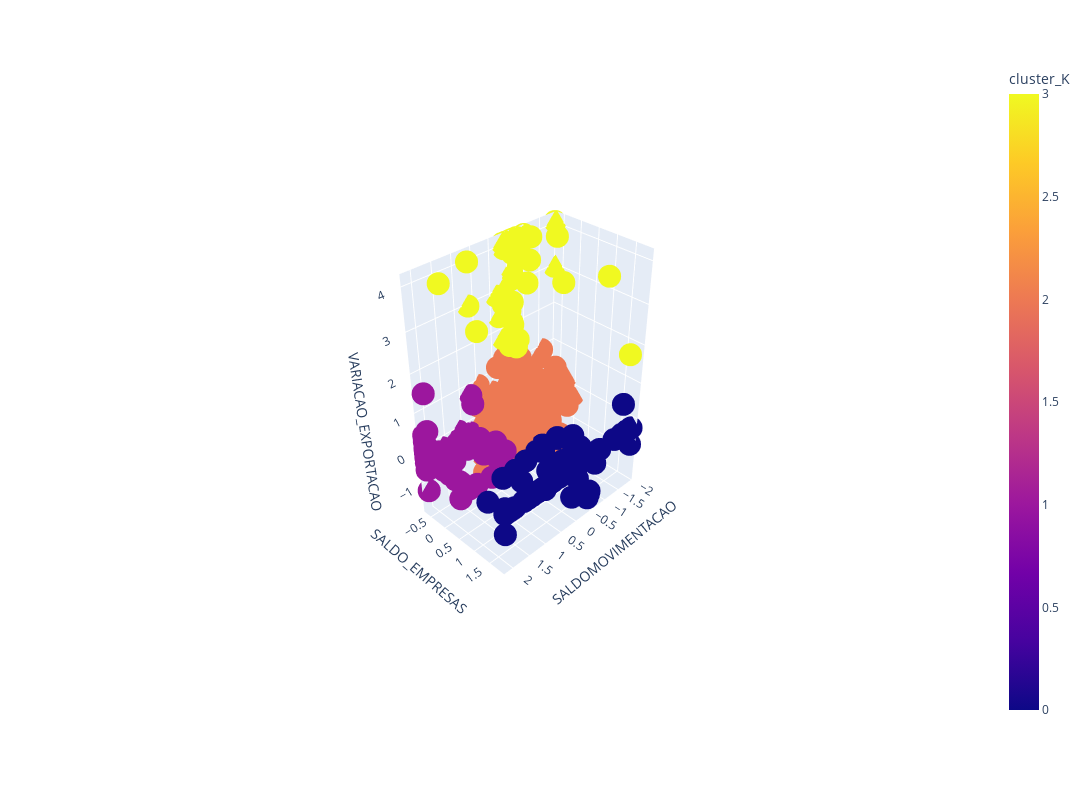

Write notebook code for a chart like this one.
### Code cell
# Criação do gráfico 3D dos clusters formados
fig = px.scatter_3d(
    df_cluster,
    x='SALDOMOVIMENTACAO',
    y='SALDO_EMPRESAS',
    z='VARIACAO_EXPORTACAO',
    color='cluster_K'
)

# Aumentar o tamanho da exibição do gráfico
fig.update_layout(
    width=1200,  # Largura em pixels
    height=800   # Altura em pixels
)

fig.show()

### Figure 1 — Plotly figure (JSON) as saved in the notebook; plotly's stock layout.template omitted (floating-point values rounded to 4 significant figures; data arrays with more than 128 entries replaced by an {"elided": "..."} marker saying what was removed)
{"data": [{"hovertemplate": "SALDOMOVIMENTACAO=%{x}<br>SALDO_EMPRESAS=%{y}<br>VARIACAO_EXPORTACAO=%{z}<br>cluster_K=%{marker.color}<extra></extra>", "legendgroup": "", "marker": {"color": {"elided": "673 int values"}, "coloraxis": "coloraxis", "symbol": "circle"}, "mode": "markers", "name": "", "scene": "scene", "showlegend": false, "type": "scatter3d", "x": {"elided": "673 float values"}, "y": {"elided": "673 float values"}, "z": {"elided": "673 float values"}}], "layout": {"coloraxis": {"colorbar": {"title": {"text": "cluster_K"}}, "colorscale": [[0, "#0d0887"], [0.1111, "#46039f"], [0.2222, "#7201a8"], [0.3333, "#9c179e"], [0.4444, "#bd3786"], [0.5556, "#d8576b"], [0.6667, "#ed7953"], [0.7778, "#fb9f3a"], [0.8889, "#fdca26"], [1, "#f0f921"]]}, "height": 800, "legend": {"tracegroupgap": 0}, "margin": {"t": 60}, "scene": {"aspectmode": "auto", "aspectratio": {"x": 1.035, "y": 0.6518, "z": 1.482}, "camera": {"center": {"x": 0, "y": 0, "z": 0}, "eye": {"x": 2.403, "y": 2.403, "z": 2.403}, "projection": {"type": "perspective"}, "up": {"x": 0, "y": 0, "z": 1}}, "domain": {"x": [0, 1], "y": [0, 1]}, "xaxis": {"title": {"text": "SALDOMOVIMENTACAO"}, "type": "linear"}, "yaxis": {"title": {"text": "SALDO_EMPRESAS"}, "type": "linear"}, "zaxis": {"title": {"text": "VARIACAO_EXPORTACAO"}, "type": "linear"}}, "width": 1200}}
